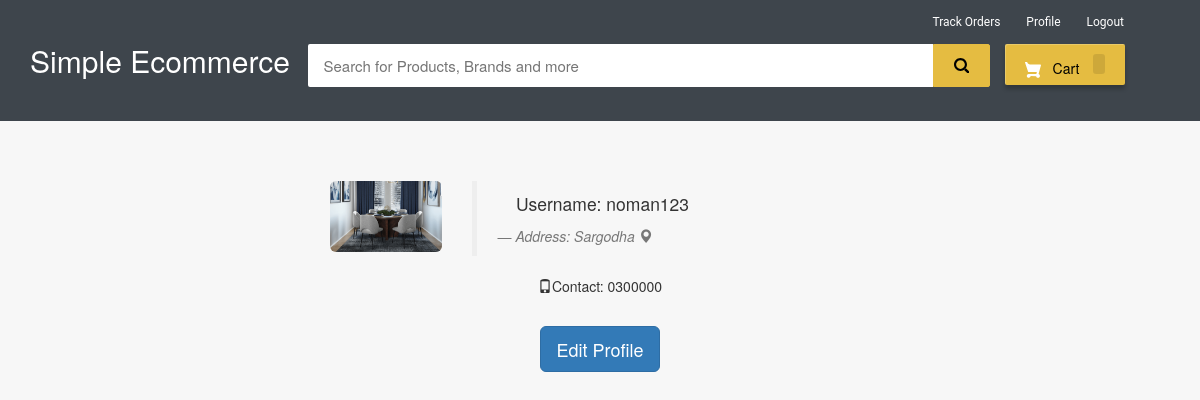
Page /my-profile (signed in) on the committed database.
### ecom/models.py (models this page shows, shortened)
class Customer(models.Model):
    user=models.OneToOneField(User,on_delete=models.CASCADE)
    profile_pic= models.ImageField(upload_to='profile_pic/CustomerProfilePic/',null=True,blank=True)
    address = models.CharField(max_length=40)
    mobile = models.CharField(max_length=20,null=False)

### ecom/views.py (the view)
# urls.py: path('my-profile', views.my_profile_view,name='my-profile'),
@login_required(login_url='customerlogin')
@user_passes_test(is_customer)
def my_profile_view(request):
    customer=models.Customer.objects.get(user_id=request.user.id)
    return render(request,'ecom/my_profile.html',{'customer':customer})

### ecom/views.py (called while the page is built)
def is_customer(user):
    return user.groups.filter(name='CUSTOMER').exists()

### templates/ecom/my_profile.html (shortened to what this page needs)
{% extends 'ecom/customer_base.html' %}
{% load static %}
{% block content %}
<br><br><br>
<div style="padding-left:300px;" class="container">
        <div class="col-sm-2 col-md-2">
            <img src="{% static customer.profile_pic.url %}"   alt="profile pic" class="img-rounded img-responsive" />
        </div>
        <div class="col-sm-4 col-md-4">
            <blockquote>
                <p>Username: {{request.user}}</p> <small><cite title="Source Title">Address: {{customer.address}}  <i class="glyphicon glyphicon-map-marker"></i></cite></small>
            </blockquote>
            <p><i class="glyphicon glyphicon-phone"></i>Contact: {{customer.mobile}}
            </p>
        </div>
</div>
<br>
<div style="text-align: center;">
  <a href="/edit-profile"><button class="btn btn-primary btn-lg" ><span>Edit Profile </span></button></a>
</div>
<br><br><br><br><br><br>
{% endblock content %}

### templates/ecom/customer_base.html (style rules this page uses)
body { background-color: #f7f7f7; }
p { text-align: center; }

### templates/ecom/my_profile.html (style rules this page uses)
body { background-color:#f7f7f7; }

### rows in the picture
Customer: profile_pic (picture), address "Sargodha", mobile "0300000"

### other values in the picture
{{ request.user }} "noman123"
